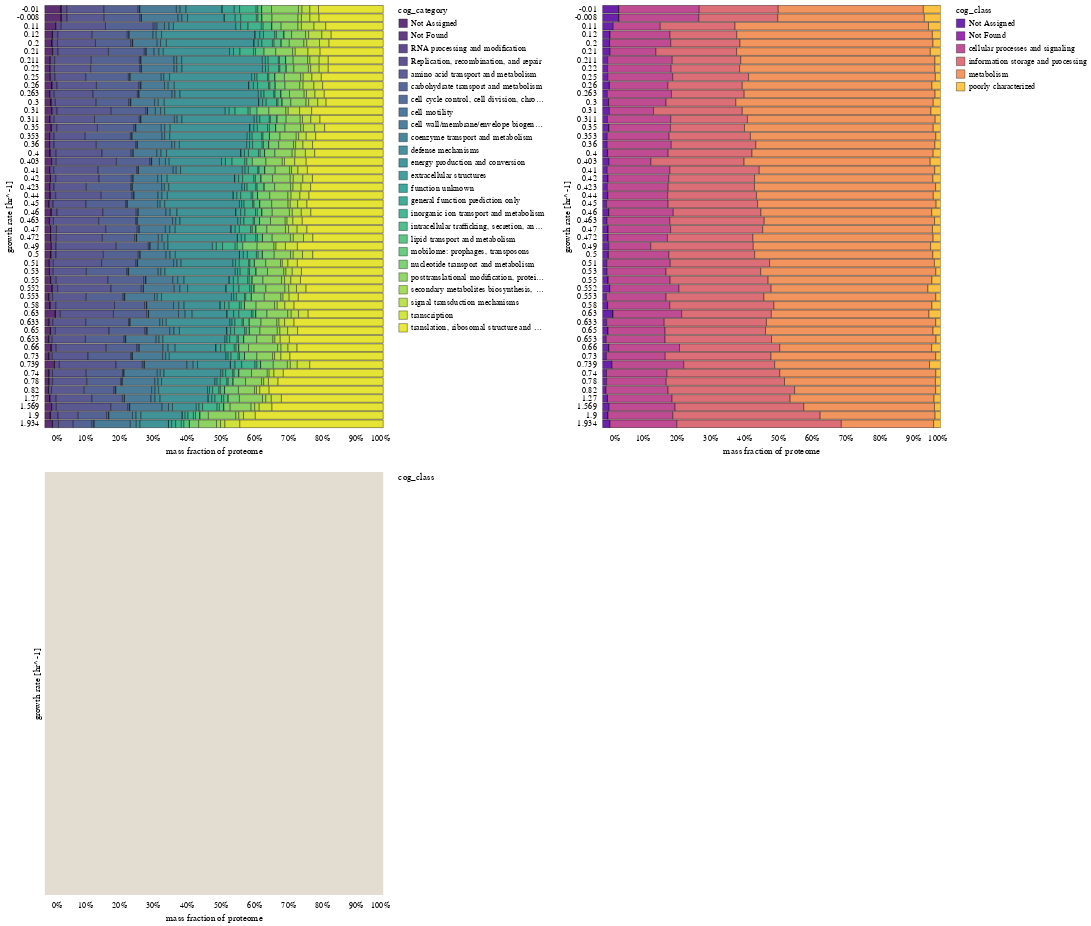

The notebook cell saved with this chart:
### Markdown cell above
## Exploring the fractionation as a function of growth rate
I think normalized stacked bar charts will be a good way to examine how the proteome fraction changes from condition to condition

### Code cell
# Compute the total mass fraction for each
jittered = []
for g, d in data.groupby(['growth_rate_hr']):
    d = d.copy()
    shift = 0
    if len(d['dataset'].unique()) >= 1:
        shift += 0.001
        for _d in d['dataset'].unique()[1:]:
            d.loc[d['dataset']==_d, 'growth_rate_hr'] += shift
    if len(d['condition'].unique()) > 1:
        shift += 0.001
        for _d in d['condition'].unique()[1:]:
            d.loc[d['condition']==_d, 'growth_rate_hr'] += shift
    jittered.append(d) 
agg = pd.concat(jittered, sort=False)
agg['growth_rate_hr'] = np.round(agg['growth_rate_hr'].values, decimals=3)
classes = agg.groupby(['growth_rate_hr', 'condition', 'dataset', 'cog_category'])['fg_per_cell'].sum().reset_index()
cats = agg.groupby(['growth_rate_hr', 'condition', 'dataset', 'cog_class'])['fg_per_cell'].sum().reset_index()
info = agg[agg['cog_category']=='Information Storage and Processing'].groupby(
            ['growth_rate_hr', 'condition', 'dataset', 'cog_class'])['fg_per_cell'].sum().reset_index()

class_bars = alt.Chart(classes, height=500).mark_bar().encode(
    x=alt.X('fg_per_cell:Q', stack="normalize", axis={'title':'mass fraction of proteome'}),
    y=alt.Y('growth_rate_hr:O', axis={'title': 'growth rate [hr^-1]', 'labelAngle':0}),
    color=alt.Color('cog_category:N', scale={'scheme':'viridis'}),
    tooltip=['dataset', 'cog_category', 'condition', 'fg_per_cell'],
    opacity=alt.value(0.85))

cat_bars = alt.Chart(cats, height=500).mark_bar().encode(
    x=alt.X('fg_per_cell:Q', stack="normalize", axis={'title':'mass fraction of proteome'}),
    y=alt.Y('growth_rate_hr:O', axis={'title': 'growth rate [hr^-1]', 'labelAngle':0}),
    color=alt.Color('cog_class:N', scale={'scheme':'plasma'}),
    tooltip=['dataset', 'cog_class', 'condition', 'fg_per_cell'],
    opacity=alt.value(0.85)).interactive()

info_bars = alt.Chart(info, height=500).mark_bar().encode(
    x=alt.X('fg_per_cell:Q', stack="normalize", axis={'title':'mass fraction of proteome'}),
    y=alt.Y('growth_rate_hr:O', axis={'title': 'growth rate [hr^-1]', 'labelAngle':0}),
    color=alt.Color('cog_class:N', scale={'scheme':'bluepurple'}),
    tooltip=['dataset', 'cog_class', 'condition', 'fg_per_cell'],
    opacity=alt.value(0.85)).interactive()

row = alt.hconcat(class_bars , cat_bars).resolve_scale(color='independent')
col = alt.vconcat(row, info_bars).resolve_scale(color='independent')
col

### Figure 1 — Vega-Lite specification as saved in the notebook (floating-point values rounded to 4 significant figures; data arrays with more than 128 entries replaced by an {"elided": "..."} marker saying what was removed)
{"$schema": "https://vega.github.io/schema/vega-lite/v3.4.0.json", "config": {"axis": {"domainColor": null, "grid": false, "labelFont": "Lucida Sans", "tickColor": "white", "tickOffset": 8, "tickWidth": 1.5, "ticks": true, "titleFont": "Lucida Sans", "titleFontWeight": 400}, "background": "white", "group": {"fill": "#E3DCD0"}, "legend": {"labelFont": "Lucida Sans", "titleFont": "Lucida Sans", "titleFontWeight": 400}, "mark": {"stroke": "black", "strokeWidth": 0.5}, "range": {"category": ["#D56C55", "#738FC1", "#7AA974", "#AB85AC", "#7E9D90", "#905426", "#EAC264"]}, "title": {"anchor": "middle", "font": "Lucida Sans", "fontWeight": 400}, "view": {"fill": "#E3DCD0", "height": 300, "strokeWidth": 0, "width": 400}}, "datasets": {"data-09010e649d325261d274c2eb793c146f": {"elided": "272 records"}, "data-632a0d5c0f1e343e8f83504034f97556": {"elided": "1192 records"}, "data-d751713988987e9331980363e24189ce": []}, "resolve": {"scale": {"color": "independent"}}, "vconcat": [{"hconcat": [{"data": {"name": "data-632a0d5c0f1e343e8f83504034f97556"}, "encoding": {"color": {"field": "cog_category", "scale": {"scheme": "viridis"}, "type": "nominal"}, "opacity": {"value": 0.85}, "tooltip": [{"field": "dataset", "type": "nominal"}, {"field": "cog_category", "type": "nominal"}, {"field": "condition", "type": "nominal"}, {"field": "fg_per_cell", "type": "quantitative"}], "x": {"axis": {"title": "mass fraction of proteome"}, "field": "fg_per_cell", "stack": "normalize", "type": "quantitative"}, "y": {"axis": {"labelAngle": 0, "title": "growth rate [hr^-1]"}, "field": "growth_rate_hr", "type": "ordinal"}}, "height": 500, "mark": "bar"}, {"data": {"name": "data-09010e649d325261d274c2eb793c146f"}, "encoding": {"color": {"field": "cog_class", "scale": {"scheme": "plasma"}, "type": "nominal"}, "opacity": {"value": 0.85}, "tooltip": [{"field": "dataset", "type": "nominal"}, {"field": "cog_class", "type": "nominal"}, {"field": "condition", "type": "nominal"}, {"field": "fg_per_cell", "type": "quantitative"}], "x": {"axis": {"title": "mass fraction of proteome"}, "field": "fg_per_cell", "stack": "normalize", "type": "quantitative"}, "y": {"axis": {"labelAngle": 0, "title": "growth rate [hr^-1]"}, "field": "growth_rate_hr", "type": "ordinal"}}, "height": 500, "mark": "bar", "selection": {"selector004": {"bind": "scales", "encodings": ["x", "y"], "type": "interval"}}}], "resolve": {"scale": {"color": "independent"}}}, {"data": {"name": "data-d751713988987e9331980363e24189ce"}, "encoding": {"color": {"field": "cog_class", "scale": {"scheme": "bluepurple"}, "type": "nominal"}, "opacity": {"value": 0.85}, "tooltip": [{"field": "dataset", "type": "quantitative"}, {"field": "cog_class", "type": "quantitative"}, {"field": "condition", "type": "quantitative"}, {"field": "fg_per_cell", "type": "quantitative"}], "x": {"axis": {"title": "mass fraction of proteome"}, "field": "fg_per_cell", "stack": "normalize", "type": "quantitative"}, "y": {"axis": {"labelAngle": 0, "title": "growth rate [hr^-1]"}, "field": "growth_rate_hr", "type": "ordinal"}}, "height": 500, "mark": "bar", "selection": {"selector005": {"bind": "scales", "encodings": ["x", "y"], "type": "interval"}}}]}
